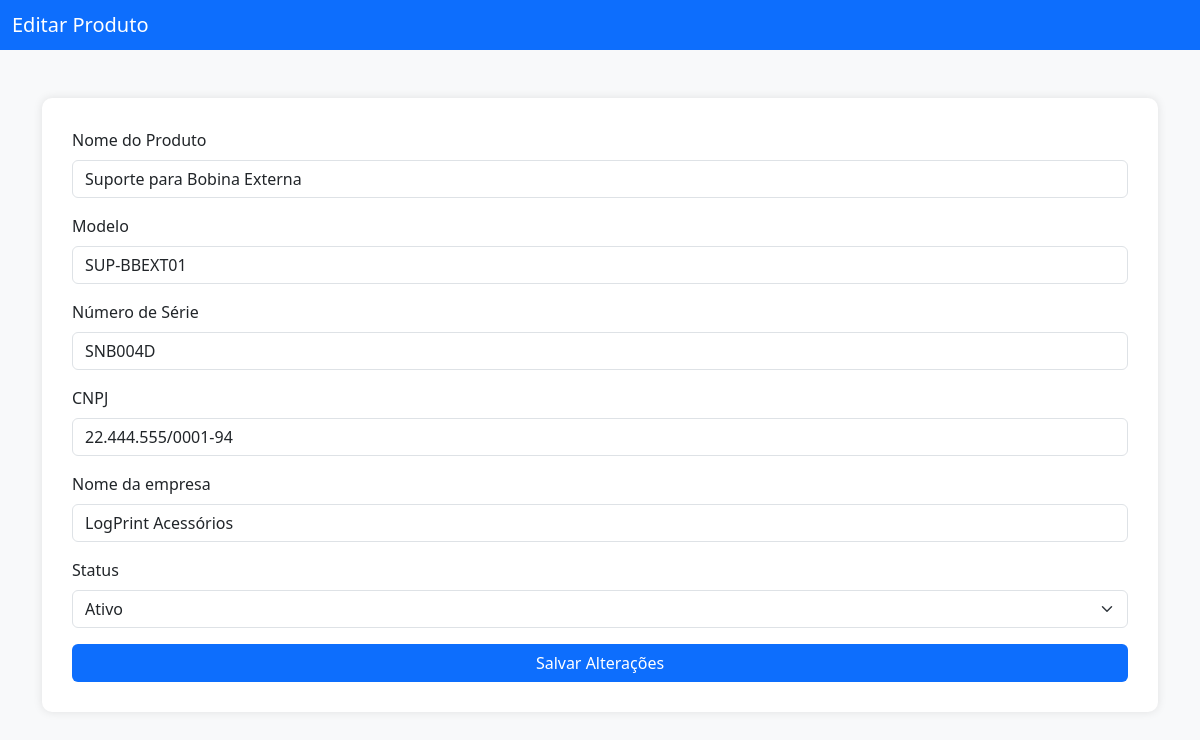
The page /interface/produto/editar_produto.php?id=61 on the database its author committed.
### tables this page shows
CREATE TABLE `produtos` (
  `id` int(11) NOT NULL,
  `nome` varchar(100) NOT NULL,
  `modelo` varchar(100) NOT NULL,
  `numero_serie` varchar(100) NOT NULL,
  `cnpj` varchar(100) NOT NULL,
  `nome_empresa` varchar(100) NOT NULL,
  `status` varchar(50) NOT NULL
);

### interface/produto/editar_produto.php (the view, shortened to what this page needs)
<?php
require_once '../../database/conexao.php';
$id = $_GET['id'] ?? null;
$stmt = $conn->prepare("SELECT * FROM produtos WHERE id = ?");
$stmt->bind_param("i", $id);
$stmt->execute();
$result = $stmt->get_result();
$produto = $result->fetch_assoc();
?>
<!DOCTYPE html>
<html lang="pt-br">
<head>
  <link href="https://cdn.jsdelivr.net/npm/bootstrap@5.3.3/dist/css/bootstrap.min.css" rel="stylesheet" />
</head>
<body>
<nav class="navbar navbar-dark bg-primary">
  <div class="container-fluid">
    <span class="navbar-brand mb-0 h1">Editar Produto</span>
  </div>
</nav>
<div class="container">
  <div class="form-container mt-5">
    <form action="../../database/produto/atualizar_produto.php" method="POST">
      <div class="mb-3">
        <label for="nome" class="form-label">Nome do Produto</label>
        <input type="text" class="form-control" id="nome" name="nome" value="<?= $produto['nome'] ?>" required />
      </div>
      <div class="mb-3">
        <label for="modelo" class="form-label">Modelo</label>
        <input type="text" class="form-control" id="modelo" name="modelo" value="<?= $produto['modelo'] ?>" required />
      </div>
      <div class="mb-3">
        <label for="numero_serie" class="form-label">Número de Série</label>
        <input type="text" class="form-control" id="numero_serie" name="numero_serie" value="<?= $produto['numero_serie'] ?>" required />
      </div>
      <div class="mb-3">
        <label for="cnpj" class="form-label">CNPJ</label>
            <input type="text"
                class="form-control"
                id="cnpj"
                name="cnpj"
                value="<?= $produto['cnpj'] ?>"
                required
                pattern="\d{2}\.\d{3}\.\d{3}/\d{4}-\d{2}"
                title="Digite um CNPJ no formato 00.000.000/0000-00" />
      </div>
      <div class="mb-3">
        <label for="nome_empresa" class="form-label">Nome da empresa</label>
        <input type="text" class="form-control" id="nome_empresa" name="nome_empresa" value="<?= $produto['nome_empresa'] ?>" required />
      </div>
      <div class="mb-3">
        <label for="status" class="form-label">Status</label>
        <select class="form-select" id="status" name="status" required>
          <option value="ativo" <?= $produto['status'] == 'ativo' ? 'selected' : '' ?>>Ativo</option>
        </select>
      </div>
      <div class="d-grid">
        <button type="submit" class="btn bg-primary text-white">Salvar Alterações</button>
      </div>
    </form>
  </div>
</div>
</body>
</html>

### interface/produto/editar_produto.php (style rules this page uses)
body { background-color: #f8f9fa; }
.form-container { max-width: 100%; margin: auto; margin-top: 10vh; padding: 30px; background-color: white; border-radius: 10px; box-shadow: 0 0 10px rgba(0,0,0,0.1); }

### rows shown on the page
produtos: nome "Suporte para Bobina Externa", modelo "SUP-BBEXT01", numero_serie "SNB004D", cnpj "22.444.555/0001-94", nome_empresa "LogPrint Acessórios", status "Ativo"
